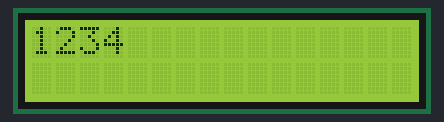
Bench run of a program on a simulated ATmega328P, built with avr-gcc and emulated at 16 MHz. Shown: 16×2 character LCD. Wiring (inferred from the names in the program): character LCD (HD44780): RS PB4; E PB3; data PD5, PD4, PD3, PD2.

Above: at 0.1 s.
At 2.1 s:
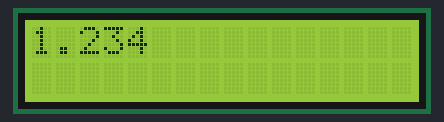

The program:

main.c
```c
/*
 * 162_LCD.c
 *
 * Created: 13-10-2025 17:47:42
 * Author : Vibin
 */

#define F_CPU 16000000UL
#include <avr/io.h>
#include <util/delay.h>
#include "lcd.h"
#include <stdint.h>

int main(void)
{
	lcd_init();
	lcd_set_cursor(0, 0);
	lcd_print("Hello LCD");

	lcd_set_cursor(1, 0);
	lcd_print("It works! ");

	// small demo: print a number

	//uint16_t int_v = 1234;
	float v =1.234;
	uint8_t precision =3;

	lcd_init();
	lcd_clear();


	while (1)
	{
		lcd_cmd(0x80);
		lcd_print_uint16(1234);
		_delay_ms(2000);

		lcd_clear();

		lcd_cmd(0x80);
		lcd_print_float(v, precision );
		_delay_ms(2000);

		lcd_clear();

	}
}
```

LCD.c
```c
/*
 * LCD.c
 *
 * Created: 13-10-2025 17:48:25
 *  Author: Vibin
 */

#define F_CPU 16000000UL
#include "lcd.h"
#include <stdint.h>

// lets start with that enable pulse
static void lcd_enable_pulse(void)
{
	LCD_EN_PORT |=  (1 << LCD_EN_PIN);               // enable pin =1
	_delay_us(1);                                                           // these delay values come from datasheet
	LCD_EN_PORT &= ~(1 << LCD_EN_PIN);                 // enable pin =0
	_delay_us(50); 					// allow LCD to latch
}

// this function sends a nibble to the data pins (b3..b0 -> D7..D4)
static void lcd_send_nibble(uint8_t nib)
{
	// Clear PD2..PD5 by our mapping
	LCD_D_PORT &= ~((1<<LCD_D7_PIN)|(1<<LCD_D6_PIN)|(1<<LCD_D5_PIN)|(1<<LCD_D4_PIN));

	// now set the pins according to the data/command
	if (nib & 0x8) LCD_D_PORT |= (1<<LCD_D7_PIN);
	if (nib & 0x4) LCD_D_PORT |= (1<<LCD_D6_PIN);
	if (nib & 0x2) LCD_D_PORT |= (1<<LCD_D5_PIN);
	if (nib & 0x1) LCD_D_PORT |= (1<<LCD_D4_PIN);
	lcd_enable_pulse();
}

// this function allows us to send a byte
static void lcd_send_byte(uint8_t value, uint8_t rs)  	  // here we receive data and rs value
{
	if (rs==1)
	{
		LCD_RS_PORT |=  (1<<LCD_RS_PIN);  		 // Data
	}
	else
	{
		LCD_RS_PORT &= ~(1<<LCD_RS_PIN); 			 // Command
	}
	lcd_send_nibble(value >> 4);                     // sending upper nibble
	lcd_send_nibble(value & 0x0F);                // sending lower nibble
}

// this function sends commands (instructions)
void lcd_cmd(uint8_t c)
{
	lcd_send_byte(c, 0);
	// Clear (0x01) and Return Home (0x02) need longer delays in write-only mode
	if (c == 0x01 || c == 0x02)
	_delay_ms(2);
}

// This function allows us to send data
void lcd_data(uint8_t d)
{
	lcd_send_byte(d, 1);
}

// this function allows us to set the cursor

void lcd_set_cursor(uint8_t row, uint8_t col)		// receives row and column value
{
	uint8_t addr = (row ? 0x40 : 0x00) + (col & 0x0F);	// this is a ternary operator.
	lcd_cmd(0x80 | addr);                                                       // send (80 + addr) as a command.
}

//This function allows us to print a string
void lcd_print(const char *s)
{
	while (*s)
	{
		lcd_data((uint8_t)*s++);
	}

}

// this function allows us to clear the lcd
void lcd_clear(void)
{
	lcd_cmd(0x01);
}

// this function allows us to return the cursor to home
void lcd_home(void)
{
	lcd_cmd(0x02);
}

// this function initialises the lcd. (initialisation sequence from datasheet)

void lcd_init(void)
{
	// Make control and data pins outputs
	LCD_RS_DDR |= (1<<LCD_RS_PIN);
	LCD_EN_DDR |= (1<<LCD_EN_PIN);
	LCD_D_DDR  |= (1<<LCD_D7_PIN)|(1<<LCD_D6_PIN)|(1<<LCD_D5_PIN)|(1<<LCD_D4_PIN);

	_delay_ms(20);               // power-up wait
	LCD_RS_PORT &= ~(1<<LCD_RS_PIN); 				// RS=0

	//  8-bit wake-up sequence (sent as high nibbles). why nibbles?
	LCD_EN_PORT &= ~(1 << LCD_EN_PIN);   		 // make EN =0 .
	lcd_send_nibble(0x03);
	_delay_ms(5);
	lcd_send_nibble(0x03);
	_delay_us(150);
	lcd_send_nibble(0x03);
	_delay_us(150);

	//Switch to 4-bit
	lcd_send_nibble(0x02);
	_delay_us(150);

	// note that from here onwards its cmd !

	//Function set: 4-bit, 2 lines, 5x8 font
	lcd_cmd(0x28);

	//Display off

	lcd_cmd(0x08);
	//Clear
	lcd_cmd(0x01);

	//Entry mode: increment, no shift
	lcd_cmd(0x06);


	// Display on, cursor off, blink off
	lcd_cmd(0x0C);
}

//Functions to print integers.(Use iteration method)
void  lcd_print_uint16(uint16_t v)
{
	char buf[6];
	uint8_t i=0;

	//Step 1: If number is 0, print '0' and return
	if (v==0)
	{
		lcd_data('0');
		return;
	}

	//Step 2: Store each digit in reverse order
	while (v > 0)
	{
		buf[i] = (v % 10) + '0'; //Convert digit to character
		v = v / 10; //Remove last digit
		i++; //Move to next place
	}

	//Step 3: Print digits in correct order
	while (i > 0)
	{
		i--;
	lcd_data(buf[i]);
}
}

//Function to print a float number using iteration
void lcd_print_float(float v, uint8_t precision)
{
	//Step 1: Handle negative numbers
	if (v < 0)
	{
		lcd_data('-'); //Print minus sign
		v = -v; //Make number positive
	}

	//Step 2: Add rounding defore splitting
	v += 0.5 / pow(10, precision);

	//Step 3: Seperate integer and fraction parts
	uint16_t integer = (uint16_t)v; //Take integer part
	float fraction = v - integer; //Take fraction part

	//Step 4: Print integer part using loop
	char buf[10];
	uint8_t i =0;

	if (integer == 0)
	{
		lcd_data('0');
	}
	else
	{
		while (integer > 0)
		{
			buf[i++] = (integer % 10) + '0'; //Store last digit
			integer /= 10; //Remove last digit
		}

		//Print digits in correct order
		while (i > 0)
		{
			lcd_data(buf[--i]);
		}
	}

	//Step 5: Print decimal point
	lcd_data('.');

	//Step 6: Printf fraction
	for (uint8_t j=0; j<precision; j++)
	{
		fraction *= 10; //Shift next decimal place
		uint8_t digit = (uint8_t)fraction;
		lcd_data('0' + digit);
		fraction -= digit; //Remove printed digit
	}
}
```

LCD.h
```c
/*
 * LCD.h
 *
 * Created: 13-10-2025 17:48:08
 *  Author: Vibin
 */


#ifndef LCD_H_
#define LCD_H_

#include <avr/io.h>
#include <util/delay.h>
#include <stdint.h>

// rs = 12, en = 11, d4 = 5, d5 = 4, d6 = 3, d7 = 2;  This is our connection


// define some macros for the pins used

// for RS pin
#define LCD_RS_PORT   PORTB
#define LCD_RS_DDR    DDRB
#define LCD_RS_PIN    PB4

// for enable pin EN
#define LCD_EN_PORT   PORTB
#define LCD_EN_DDR    DDRB
#define LCD_EN_PIN    PB3

// for data/commands
#define LCD_D_PORT    PORTD
#define LCD_D_DDR     DDRD
#define LCD_D7_PIN    PD2
#define LCD_D6_PIN    PD3
#define LCD_D5_PIN    PD4
#define LCD_D4_PIN    PD5


// now lets declare  our  functions

void lcd_init(void);  					// for initialisation sequence
void lcd_cmd(uint8_t c);				// for commands(instructions
void lcd_data(uint8_t d);				// for data
void lcd_set_cursor(uint8_t row, uint8_t col);		  // for setting cursor(row: 0 or 1, col: 0..15)
void lcd_print(const char *s);				// to print string
void lcd_clear(void);					// to clear_lcd
void lcd_home(void);				// to return cursor to origin (row=0. Column =0)

void lcd_print_uint16(uint16_t v);		// to print an integer value
void lcd_print_float(float v, uint8_t precision); //to print an float value


#endif /* LCD_H_ */
```

Measured:
- what the display in image 0 shows lasts 2.0 s, from 0.1 s to 2.1 s
